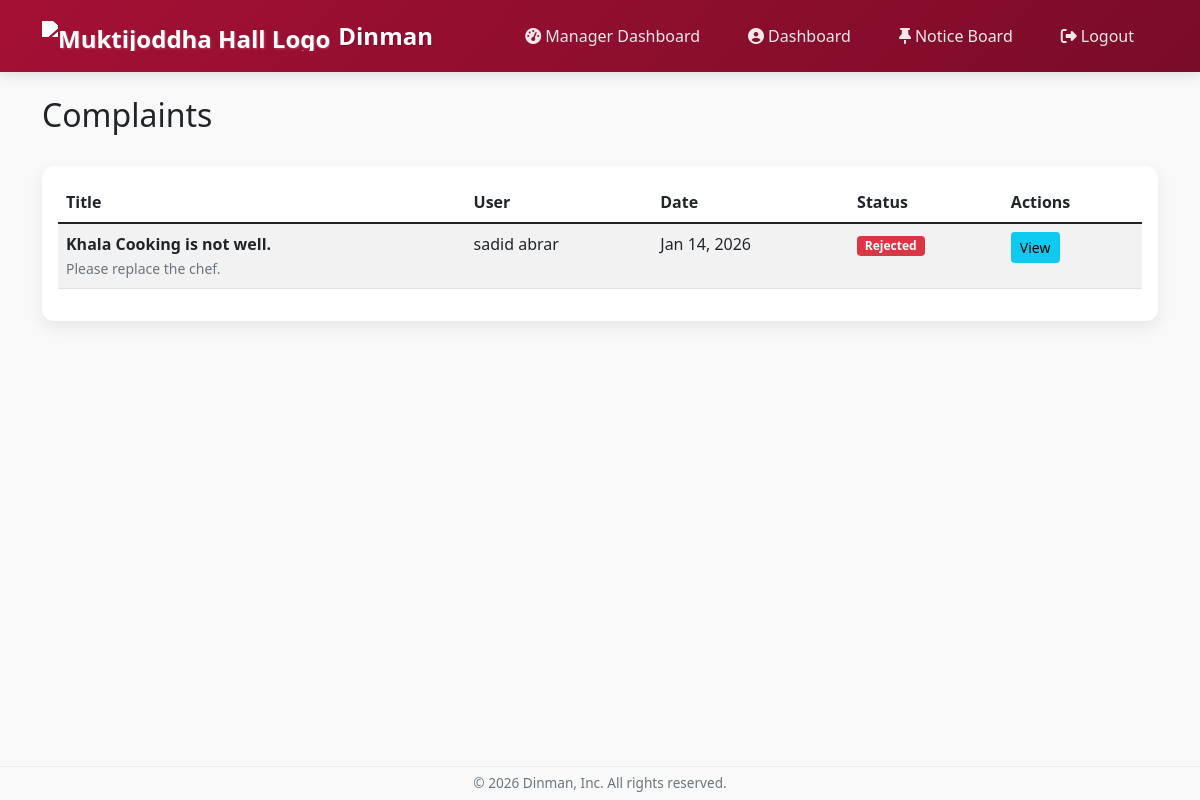
Screenshot of /complaints/ (signed in) with the database file from the repository.
### dining/models.py (models this page shows, shortened)
class Complaint(models.Model):
    user = models.ForeignKey(User, on_delete=models.CASCADE)
    title = models.CharField(max_length=200)
    description = models.TextField()
    created_at = models.DateTimeField(auto_now_add=True)
    status = models.CharField(max_length=20, choices=[
        ('pending', 'Pending'),
        ('resolved', 'Resolved'),
        ('rejected', 'Rejected')
    ], default='pending')
    response = models.TextField(blank=True)
    class Meta:
        verbose_name = "Complaint"
        verbose_name_plural = "Complaints"
        ordering = ['-created_at']

### dining/views.py (the view)
# urls.py: path('complaints/', views.complaint_list, name='complaint_list'),
@login_required
def complaint_list(request):
    if request.user.userprofile.is_dining_manager:
        complaints = Complaint.objects.all().order_by('-created_at')
    else:
        complaints = Complaint.objects.filter(user=request.user).order_by('-created_at')
    return render(request, 'dining/complaint_list.html', {'complaints': complaints})

### dining/templates/dining/complaint_list.html (shortened to what this page needs)
{% extends 'base.html' %}
{% block content %}
<div class="container mt-4">
    <div class="d-flex justify-content-between align-items-center mb-4">
        <h2>Complaints</h2>
    </div>
    {% if complaints %}
    <div class="card">
        <div class="card-body">
            <div class="table-responsive">
                <table class="table table-striped">
                    <thead>
                        <tr>
                            <th>Title</th>
                            {% if user.userprofile.is_dining_manager %}
                            <th>User</th>
                            {% endif %}
                            <th>Date</th>
                            <th>Status</th>
                            <th>Actions</th>
                        </tr>
                    </thead>
                    <tbody>
                        {% for complaint in complaints %}
                        <tr data-complaint-id="{{ complaint.id }}">
                            <td>
                                <strong class="complaint-title">{{ complaint.title }}</strong>
                                <br>
                                <small class="text-muted complaint-description">{{ complaint.description|truncatewords:10 }}</small>
                            </td>
                            {% if user.userprofile.is_dining_manager %}
                            <td class="complaint-user">{{ complaint.user.get_full_name }}</td>
                            {% endif %}
                            <td class="complaint-date">{{ complaint.created_at|date:"M d, Y" }}</td>
                            <td>
                                <span class="badge complaint-status
                                    {% if complaint.status == 'pending' %}bg-warning
                                    {% elif complaint.status == 'resolved' %}bg-success
                                    {% else %}bg-danger{% endif %}">
                                    {{ complaint.status|title }}
                                </span>
                            </td>
                            <td>
                                <button type="button" class="btn btn-info btn-sm view-complaint-btn"
                                        data-complaint-id="{{ complaint.id }}">
                                    View
                                </button>
                            </td>
                        </tr>
                        {% endfor %}
                    </tbody>
                </table>
            </div>
        </div>
    </div>
    {% endif %}
</div>
{% endblock %}

### dining/templates/base.html (style rules this page uses)
:root { --harvard-crimson: #A41034; --harvard-crimson-dark: #7A0C27; --harvard-crimson-light: #D13A5F; --accent-color: #FFD700; }
body { display: flex; flex-direction: column; min-height: 100vh; background-color: #f9f9f9; }
.card { border-radius: 12px; box-shadow: 0 6px 15px rgba(0, 0, 0, 0.08); border: none; transition: transform 0.3s, box-shadow 0.3s; }

### dining/templates/dining/complaint_list.html (style rules this page uses)
.btn { transition: all 0.2s ease; }

### rows the page displays
Complaint: title "Khala Cooking is not well.", description "Please replace the chef.", user.get_full_name "sadid abrar", created_at "Jan 14, 2026", status "Rejected"
